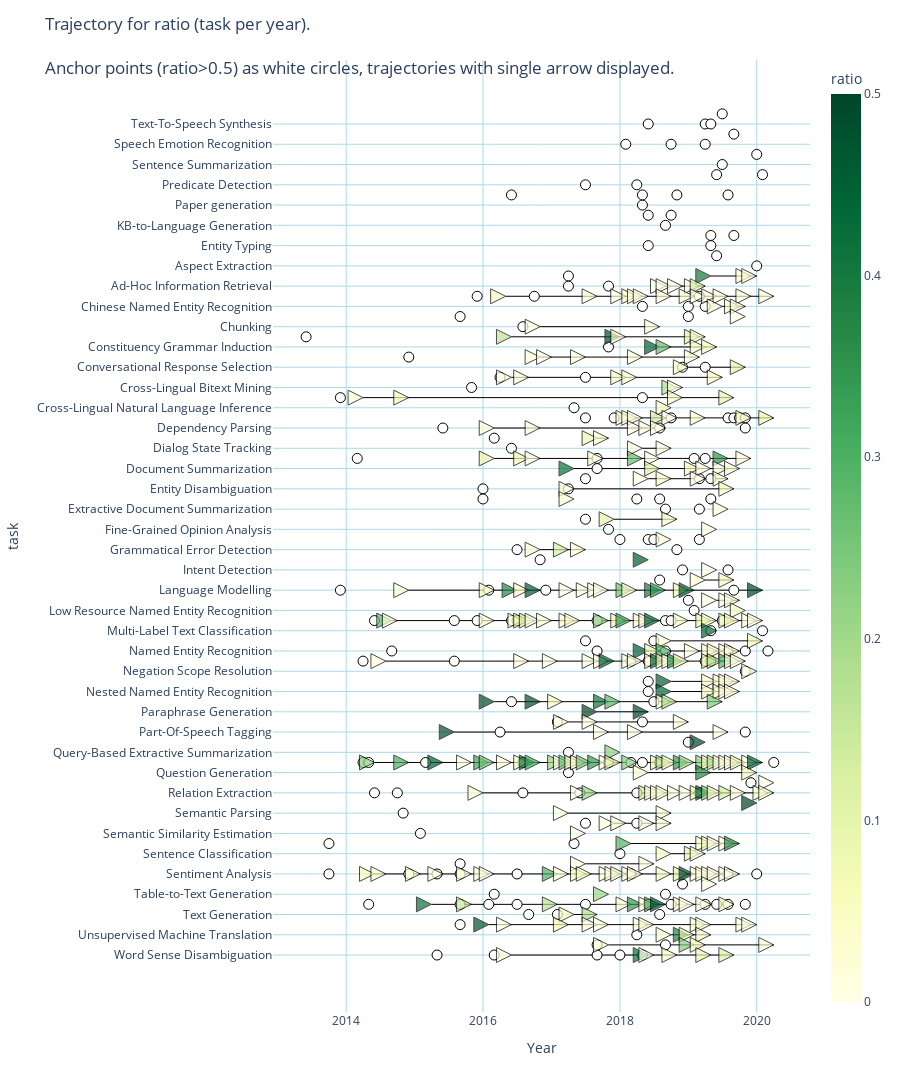

The cell this chart's notebook holds for it:
### Markdown cell above
### Plot with anchor and at east two points per trajectory

### Code cell
# variable_to_plot = "ratio"
# choose here which grouping variable to use
average_summary = pd.DataFrame(traj.groupby(["task", "date"])["ratio"].mean())

# DROP anchors
# average_summary = average_summary.drop(average_summary[average_summary["ratio"]>0.5].index)


average_summary.sort_values(by=["date"], ascending=True)

average_summary.reset_index(inplace=True)
# average_summary["date"]=pd.to_datetime(average_summary['date'])
# average_summary["date"]=average_summary["date"].dt.year
average_summary["in_trajectory"] = 1


i = 0
for t in average_summary.task.unique():
    sota_per = 0
    # here the date can't be unique, because we want to look for the best value per year
    for v in average_summary[average_summary["task"] == t].ratio:
        per = average_summary[
            (average_summary["task"] == t) & (average_summary["ratio"] == v)
        ].ratio.astype(float)
        per = per.iloc[0]
        if per >= sota_per:
            # print(per)
            sota_per = per
            average_summary.loc[i, "in_trajectory"] = "IN"
        else:
            # average_summary = average_summary.drop(i)
            average_summary.loc[i, "in_trajectory"] = "IN"  # change back to OUT
            # sota_per = per
        i = i + 1

# Add OUT to high gain values, normally those of the first results. They will be displayed as white dots.

# NOTE
# Ignore this for heatmap
average_summary.loc[average_summary["ratio"] > 0.5, "in_trajectory"] = "OUT"

average_summary["ratio"] = average_summary["ratio"].apply(lambda x: round(x, 2))
# average_summary = average_summary.rename(columns={'gain': 'gain'})

# needs to rename here to average of percentage of maximum sota


###NOW PLOT IT
# try using plotly
import pandas as pd
import plotly.express as px
from plotly.validators.scatter.marker import SymbolValidator

average_summary_IN = average_summary[average_summary["in_trajectory"] == "IN"]
average_summary_OUT = average_summary[average_summary["in_trajectory"] == "OUT"]

fig = px.line(average_summary_IN, x="date", y="task", color="task")

# this trace adds first all the dates with a data point attached to it
# fig3_df=average_summary[average_summary["in_trajectory"]=="OUT"]
# fig3_df["date"]=pd.to_datetime(fig3_df['date'])
# fig3_df["date"]=fig3_df["date"].dt.year


# then as use the average_summary df to add only the data that forms a trajectory#
# this value/date is the average of the percentual of maximum value achieved for the metrics at that date.

add_white("task")

fig.add_trace(
    go.Scatter(
        x=average_summary_IN["date"],
        y=average_summary_IN["task"],
        mode="markers",
        name=None,
        hovertemplate=average_summary_IN["task"]
        + "<BR>task: "
        + average_summary_IN["task"]
        + "<BR>date: "
        + average_summary_IN["date"].astype("string")
        + "<BR>ratio: "
        + average_summary_IN["ratio"].astype("string"),
        marker=dict(
            size=15,  # alpha ratio
            symbol=48,  # https://plotly.com/python/marker-style/
            opacity=0.7,  # alpha ratio
            color=average_summary_IN["ratio"],  # set color equal to a variable
            colorscale="YlGn",  # one of plotly colorscales
            colorbar=dict(title="ratio", lenmode="pixels"),
            showscale=True,
        ),
    )
)


fig.update_traces(
    marker=dict(line=dict(color="black", width=1)),
    line=dict(width=1, color="black"),
)

fig.update_xaxes(showgrid=True, gridcolor="lightBlue", title="Year")
fig.update_yaxes(showgrid=True, gridcolor="lightBlue", title="task")

fig.update_layout(
    #title="Trajectory for ratio (task per year)",
    title_text='Trajectory for ratio (task per year).<BR><BR>Anchor points (ratio>0.5) as white circles, trajectories with single arrow displayed.',
    showlegend=False,
    plot_bgcolor="white",
    height=2000,
    width=900,
    xaxis=dict(
        tickmode="auto",
    ),
)  # set the background colour)

# fig.update_layout(margin_pad=1)
fig.show()
